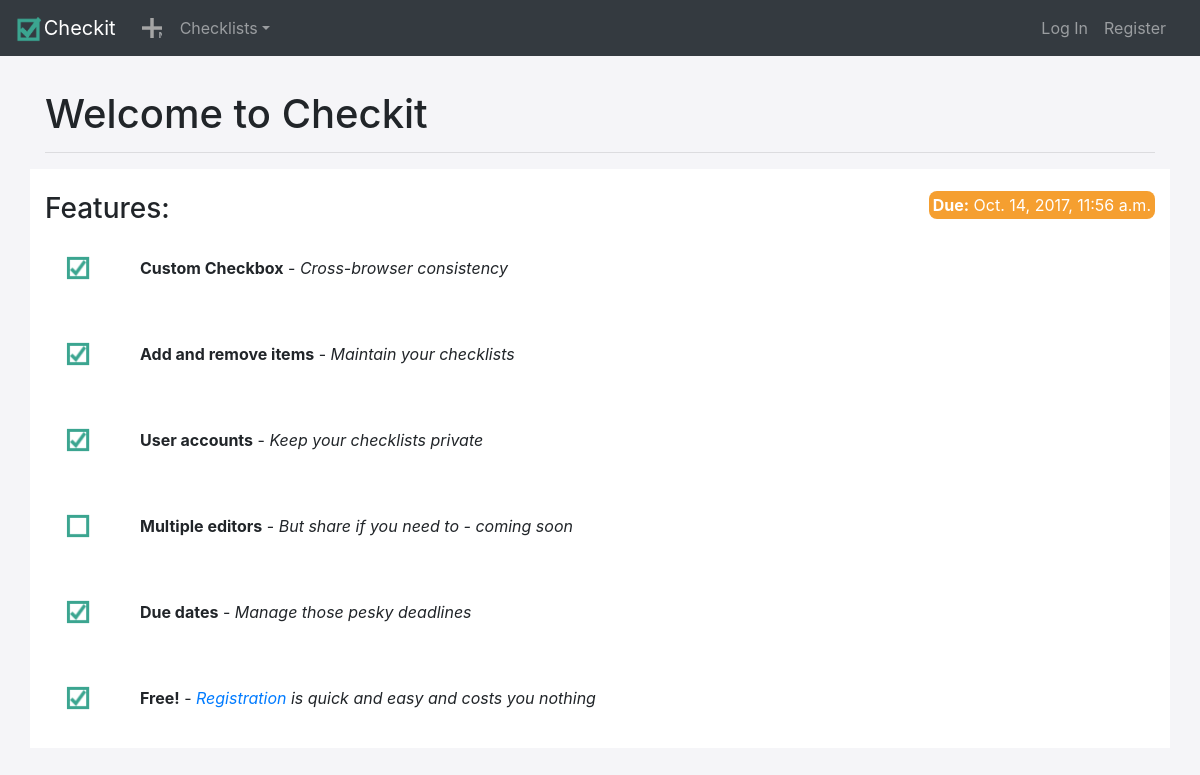
The page / on the database its author committed.
### checklist/models.py (models this page shows, shortened)
class CheckList(models.Model):
    checklist_title = models.CharField(max_length=100)
    pub_date = models.DateTimeField('date published')
    due_date = models.DateTimeField()
    owner = models.ForeignKey(User, on_delete=models.CASCADE)
    def due_soon(self):
        return timezone.now()  <= self.due_date <= timezone.now() + datetime.timedelta(days=1)

class CheckListItem(models.Model):
    item_title = models.CharField(max_length=100)
    item_desc = models.CharField('description', max_length=350)
    complete = models.BooleanField(default=False)
    checklist = models.ForeignKey(CheckList, on_delete=models.CASCADE)

### checklist/views.py (the view, shortened to what this page needs)
# urls.py: url(r'^$', views.index, name='index'),
def index(request):
    new_user_checklist = User.objects.get(username="anon").checklist_set.first()
    new_user_checklist.due_date = timezone.now() + recent_filter_delta
    return render(request, 'checklist/new_user.html', { "checklist" : new_user_checklist })

### checklist/templates/checklist/new_user.html (shortened to what this page needs)
{% extends 'checklist/base.html' %}
{% block content %}
{% load static %}
<br/>
<div class="container">
    <h1 class="page-header">Welcome to Checkit</h1>
    <hr/>
</div>
<div class="container container-main">
    <br/>
    <div class="row">
        <div class="col-xs-12 col-sm-6"><h3>Features:</h3></div>
        <div class="col-xs-12 col-sm-6 checklist-date"><span class="{% if checklist.due_soon %}date-soon{% elif checklist.past_due %}date-late{% else %}date-normal{% endif %}"><b>Due:</b> {{checklist.due_date}}</span></div>
    </div>
</div>
{% for item in checklist.checklistitem_set.all %}
<div class="container container-main">
    <br/>
    <div class="row">
        <div class="col-xs-2 col-sm-1">
            <span class="checklist-push">
                <input type="checkbox" {%if item.complete %}checked{% endif %} class="big-checkbox" style="text-align: right; align-content: right;" disabled/><label for="chk{{item.id}}"></label>
            </span>
        </div>
        <label class="col-xs-10 col-sm-11"><strong> {{ item.item_title }}</strong> - <em>{{ item.item_desc }}</em></label>
    </div>
    <br/>
</div>
{% endfor %}
<div class="container container-main">
    <br/>
    <div class="row">
        <div class="col-xs-2 col-sm-1">
            <span class="checklist-push">
                <input type="checkbox" checked class="big-checkbox" style="text-align: right; align-content: right;" disabled/><label for="chk{{item.id}}"></label>
            </span>
        </div>
        <label class="col-xs-10 col-sm-11"><strong>Free!</strong> - <em><a href="{% url 'checklist:register' %}">Registration</a> is quick and easy and costs you nothing</em></label>
    </div>
    <br/>
</div>
{% endblock %}

### checklist/static/checklist/css/mystyles.css (style rules this page uses)
@media (min-width: 768px) { .checklist-push { margin-left: calc(50% - 0.75em); } }
.checklist-date { text-align: right; }
body { background-color: #f5f5f8; }
.container.container-main { background-color: #ffffff; }
h1.page-header { padding-top: 0.3em; }
.date-soon { background-color: #F59F30; color: white; border-radius: 0.5em; padding: 0.25em; }
input[type=checkbox] + label { background-image: url("../img/chk_on.png"); background-image: url("../img/chk_off.png"); background-size: contain; height: 1.5em; width: 1.5em; display: inline-block; padding: 0 0 0 0px; cursor: pointer; }
input[type=checkbox]:checked + label { background-image: url("../img/chk_on.png"); background-size: contain; height: 1.5em; width: 1.5em; display: inline-block; padding: 0 0 0 0px; }

### rows shown on the page
CheckList: due_date "Oct. 14, 2017, 11:56 a.m."
CheckListItem: item_title "Custom Checkbox", item_desc "Cross-browser consistency"
CheckListItem: item_title "Add and remove items", item_desc "Maintain your checklists"
CheckListItem: item_title "User accounts", item_desc "Keep your checklists private"
CheckListItem: shows a picture, item_title "Multiple editors", item_desc "But share if you need to - coming soon"
CheckListItem: item_title "Due dates", item_desc "Manage those pesky deadlines"
